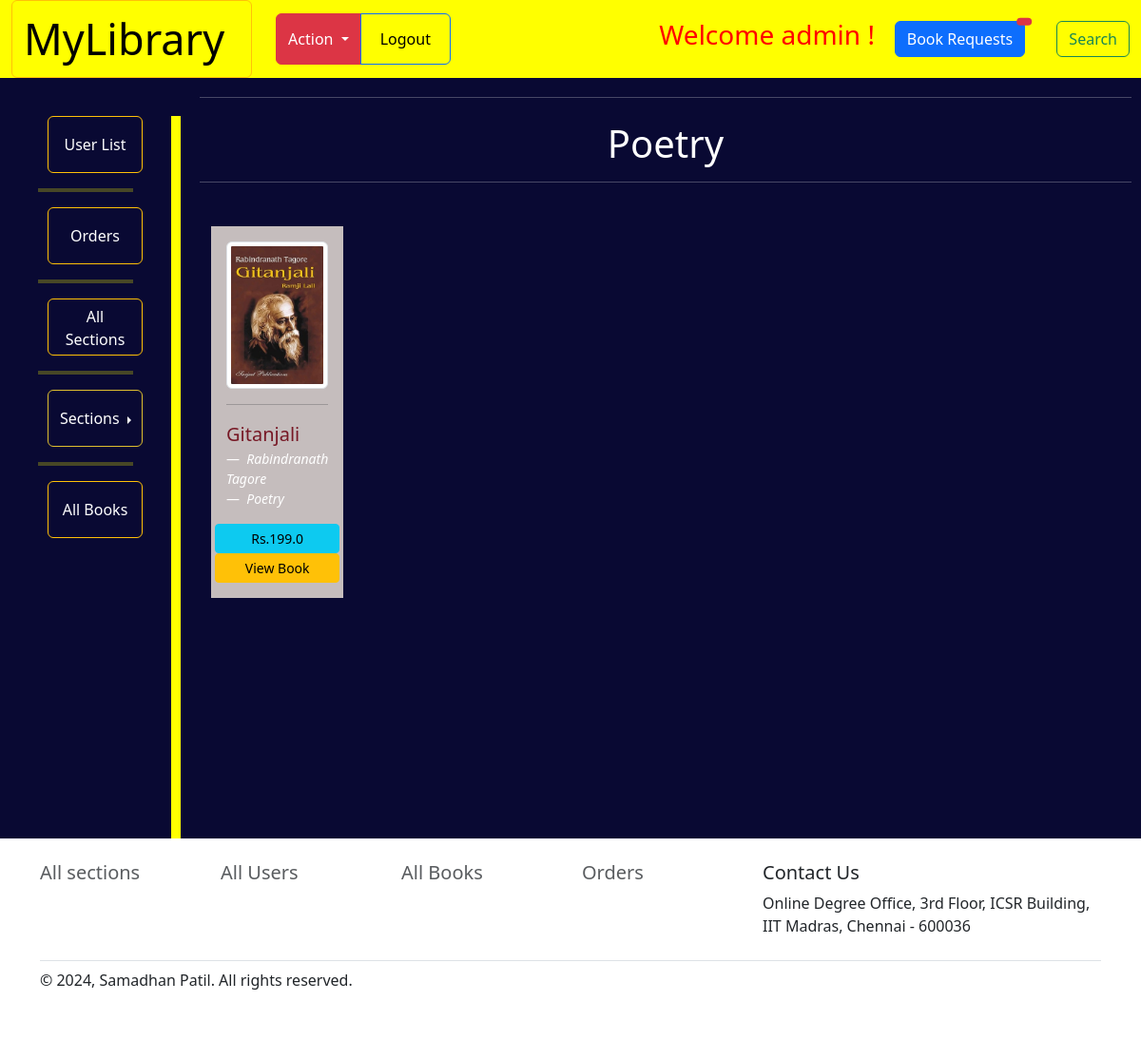
The page /3/section_books (signed in) on the database its author committed.
### application/model.py (models this page shows, shortened)
class User(db.Model,UserMixin):
    __tablename__=  "user"
    user_id = db.Column(db.Integer, primary_key = True, autoincrement = True)
    user_mail =  db.Column(db.String(30), nullable = False, unique = True)
    password = db.Column(db.String(80), nullable = False)
    user_name = db.Column(db.String())
    profile_img_path = db.Column(db.String(), default ="static\Images\dummy.jpg")
    role = db.Column(db.String(128), default='user', nullable=False)

class Book(db.Model):
    __tablename__=  "book"
    book_id = db.Column(db.Integer, primary_key=True)
    book_title = db.Column(db.String(800), nullable=False)
    Author = db.Column(db.String(50))
    book_img_path = db.Column(db.String(800))
    book_pdf_path = db.Column(db.String(800))
    book_content = db.Column(db.String())
    section_name = db.Column(db.String(), db.ForeignKey('section.section_name'))
    book_price = db.Column(db.Float, nullable=False)
    date_added = db.Column(db.DateTime())

class Section(db.Model):
    __tablename__=  "section"
    section_id = db.Column(db.Integer, primary_key=True)
    section_name = db.Column(db.String(150), nullable=False, unique = True)
    books = db.relationship('Book', backref = "belongsto", cascade = "all, delete" )
    orders = db.relationship('Cart', backref = "belongs", cascade = "all, delete" )

### application/controllers.py (the view)
@app.route('/<int:section_id>/section_books', methods=["GET"])
@login_required
def section_books(section_id):
    if request.method == "GET":
        books = Book.query.all()
        sections = Section.query.all()
        section = Section.query.filter_by(section_id=section_id).first()
        section_name = section.section_name
        if current_user.role == 'admin':
            return render_template('admin/sectionbook.html', books = books, section_name = section_name, sections = sections)
        else:
            return render_template('user/sectionbook1.html', books = books, section_name = section_name, sections = sections)

### application/controllers.py (called while the page is built)
@login_manager.user_loader
def load_user(id):
    return User.query.get(id)

### templates/admin/sectionbook.html (shortened to what this page needs)
{% extends 'admin/adminbase.html' %}
{% block content %}
<div class="container" style="margin-left: 10px; margin-right: 10px; padding-top: 20px;">
  <div class="row gy-2">
    {% for book in books %}
    {% if book.section_name == section_name %}
    <hr style="color: white;">
    <h1 style="color: white; text-align: center;">{{section_name}}</h1>
    <hr style="color: white;">
    <div class="col-lg-2 col-md-3" style="margin-top: 30px;">
      <div class="box p-3" style="background-color: rgb(197, 189, 189);">
        <a class="text-dark text-decoration-none" href="{{ url_for('getBook', book_id = book.book_id) }}">
        <img src= {{ book.book_img_path }} class="img-thumbnail" alt="...">
        <hr>
        <figure class="text-start"  style="color: rgb(119, 24, 37);">
          <blockquote class="blockquote">
            <p>{{book.book_title}}</p>
          </blockquote>
          <figcaption class="blockquote-footer"  style="color: white;">
            <cite title="Source Title" >{{book.Author}}</cite>
          </figcaption>
          <figcaption class="blockquote-footer"  style="color: white;">
            <cite title="Source Title" >{{book.section_name}}</cite>
          </figcaption>
        </figure>
         </a>
      <div class="row" style="margin-top: auto;"">
        <button type="button" class=" btn btn-info btn-sm">Rs.{{book.book_price}}</button>
        <button type=submit class="btn btn-warning btn-sm"><a class="nav-item nav-link" href="{{ url_for('getBook', book_id = book.book_id) }}">View Book</a></button>
      </div>
      </div>
    </div>
    {% endif %}
    {% endfor %}
  </div>
</div>
{% endblock %}

### templates/admin/adminbase.html (shortened to what this page needs)
<!DOCTYPE html>
<html>
<head>
  <link rel="stylesheet" href="https://cdnjs.cloudflare.com/ajax/libs/font-awesome/4.7.0/css/font-awesome.min.css">
  <link rel="stylesheet" href="https://cdn.jsdelivr.net/npm/bootstrap-icons@1.5.0/font/bootstrap-icons.css" />
  <link href="https://cdn.jsdelivr.net/npm/bootstrap@5.3.0-alpha1/dist/css/bootstrap.min.css" rel="stylesheet"
>
</head>
<body>
  <nav class="navbar navbar-expand-lg bg-body-tertiary" style="margin: 0;padding: 0;">
    <div class="container-fluid">
    <button type="button" class="btn btn-outline-warning"><a class="navbar-brand" style="font-size: 45px;text-align: center;" href="/admin_dashboard">MyLibrary</a></button>
      <div class="collapse navbar-collapse" id="navbarSupportedContent">
        <ul class="navbar-nav me-auto mb-2 mb-lg-0">
          <div class="btn-group" role="group" aria-label="Basic outlined example">
            <div class="btn-group">
              <button type="button" class="btn btn-danger dropdown-toggle" data-bs-toggle="dropdown" aria-expanded="false">
                Action
              </button>
            </div>
            <button type="button" class="btn btn-outline-primary"><a class="nav-link active" aria-current="page" href="/logout">Logout</a></button>
          </div>
          </ul>
        <h3><div style="color: red;">Welcome {{current_user.user_name}} !</div></h3>
         <button type="button" class="btn btn-primary position-relative" style="color: white;">
          <a style="text-decoration: none; color: white;" href="/orders">Book Requests</a>
          <span class="position-absolute top-0 start-100 translate-middle badge rounded-pill bg-danger">
          </span>
        </button>
          <a href="/search"> <button class="btn btn-outline-success" type="submit">Search</button></a>
      </div>
    </div>
  </nav>
  <div style="margin: 0;padding: 0;">
    <section class="d-flex justify-content align-items-top h-80 min-vh-100" style="background-color: rgb(9, 9, 51);">
      <div class="col-lg-1" style=" margin: 40px;">
        <button type="button" class="btn btn-outline-warning" style="height: 60px; width: 100px;margin-left: 10px;"><a style="text-decoration: none; color: white; " href="/all_users">User List</a></button>
        <hr style="border: 2px solid yellow;">
        <button type="button" class="btn btn-outline-warning" style="height: 60px; width: 100px; margin-left: 10px;"><a style="text-decoration: none; color: white; " href="/orders">Orders</a></button>
        <hr style="border: 2px solid yellow;">
        <button type="button" class="btn btn-outline-warning" style="height: 60px; width: 100px; margin-left: 10px;"><a style="text-decoration: none; color: white; " href="/all_sections">All Sections</a></button>
        <hr style="border: 2px solid yellow;">
        <div class="btn-group dropend" style="margin-left: 10px;">
          <button type="button" class="btn btn-secondary dropdown-toggle" data-bs-toggle="dropdown" aria-expanded="false" style="height: 60px;border-color: rgb(223, 191, 47); width: 100px; background: transparent;">
            Sections
          </button>
        </div>
        <hr style="border: 2px solid yellow;">
        <button type="button" class="btn btn-outline-warning" style="height: 60px; width: 100px; margin-left: 10px;"><a style="text-decoration: none; color: white; " href="/all_books">All Books</a></button>
      </div>
      <div class="col-lg-1" style=" margin-top: 40px; width: 20px;">
        <div class="vl"></div>
      </div>
      {% block content %}
      {% endblock %}
    </section>
  </div>
  <div class="container">
    <footer class="py-4" >
      <div class="row" >
        <div class="col-2">
          <h5><div class="nav-item mb-2"><a href="/all_sections" class="nav-link p-0 text-muted">All sections</a></div></h5>
        </div>
        <div class="col-2">
          <h5><div class="nav-item mb-2"><a href="/all_users" class="nav-link p-0 text-muted">All Users</a></div></h5>
        </div>
        <div class="col-2">
          <h5><div class="nav-item mb-2"><a href="/all_books" class="nav-link p-0 text-muted">All Books</a></div></h5>
        </div>
        <div class="col-2">
          <h5><div class="nav-item mb-2"><a href="/orders" class="nav-link p-0 text-muted">Orders</a></div></h5>
        </div>
        <div class="col-4 ">
            <h5>Contact Us</h5>
            <p>Online Degree Office, 3rd Floor, ICSR Building, IIT Madras, Chennai - 600036</p>
        </div>
      </div>
      <div class="d-flex justify-content-between py-2 my-2 border-top">
        <p>© 2024, Samadhan Patil. All rights reserved.</p>
      </div>
    </footer>
  </div>
</body>
</html>

### templates/admin/adminbase.html (style rules this page uses)
.container-fluid { background-color: yellow; }
img { width: 100%; height: 0%; }
.box { background-color: royalblue; height: 100%; display: flex; flex-direction: column; text-decoration-color: aliceblue; }
.vl { border-left: 10px solid yellow; height: 100%; position: relative; }

### rows shown on the page
User: user_name "admin"
Book: book_img_path (picture), book_title "Gitanjali", Author "Rabindranath Tagore", section_name "Poetry", book_price "199.0"
Section: section_name "Poetry"
